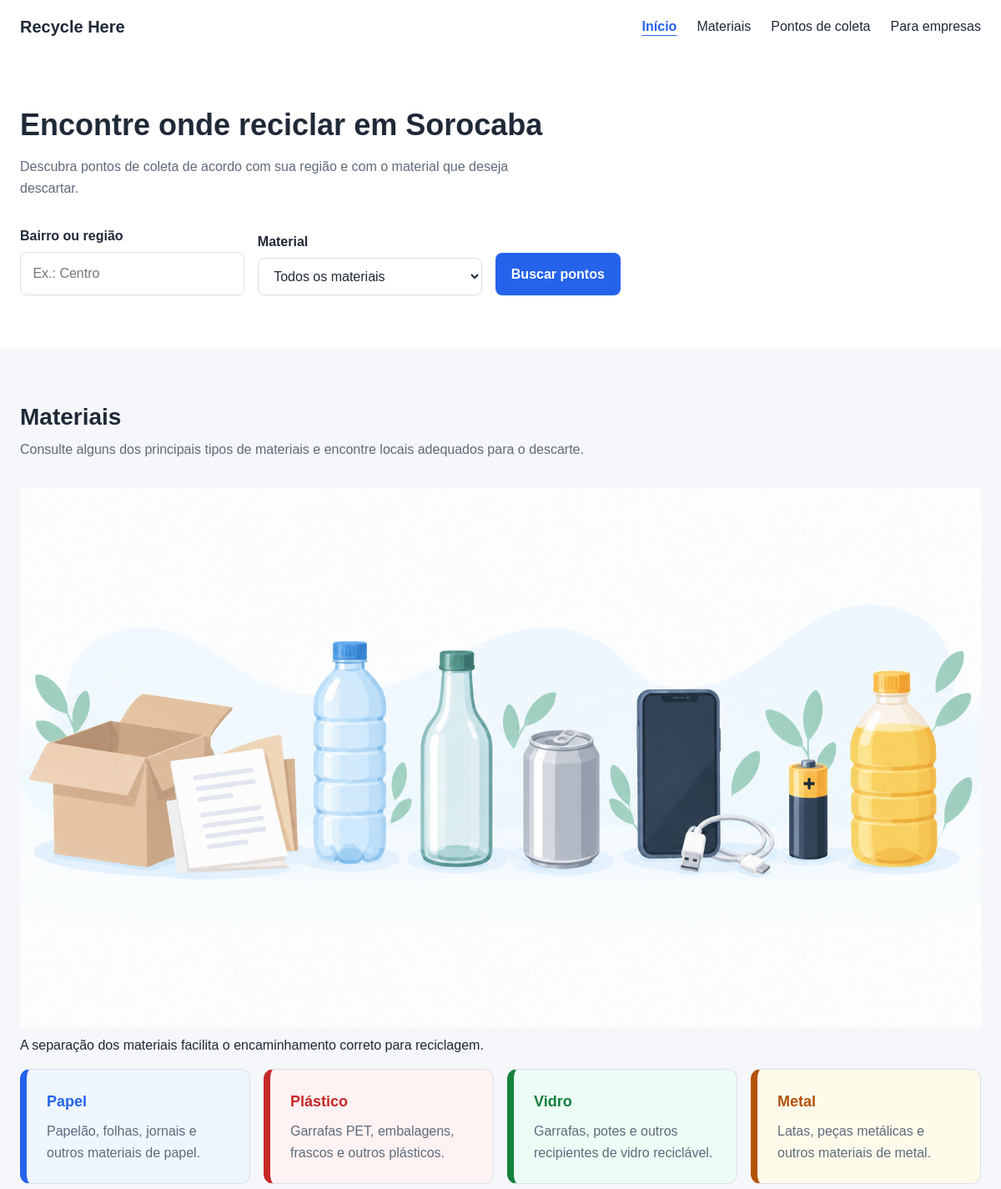
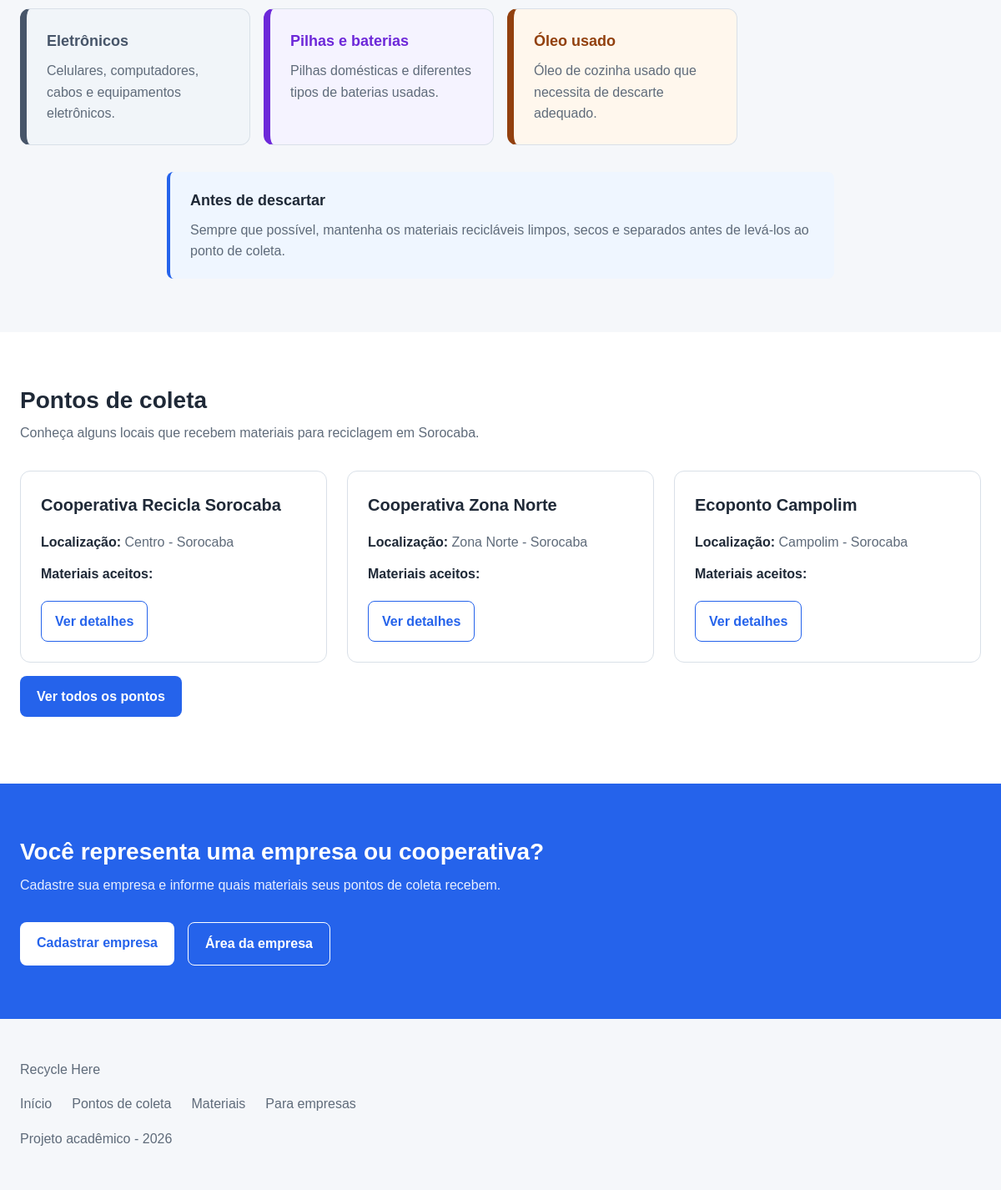
The page / on the database its author committed (2 pictures, top to bottom).
### tables this page shows
CREATE TABLE IF NOT EXISTS collection_points (
    id INT UNSIGNED AUTO_INCREMENT PRIMARY KEY,
    company_id INT UNSIGNED NOT NULL,
    name VARCHAR(150) NOT NULL,
    street VARCHAR(180) NOT NULL,
    number VARCHAR(20) NOT NULL,
    complement VARCHAR(100) NULL,
    neighborhood VARCHAR(100) NOT NULL,
    city VARCHAR(100) NOT NULL DEFAULT 'Sorocaba',
    state CHAR(2) NOT NULL DEFAULT 'SP',
    zip_code CHAR(8) NULL,
    phone VARCHAR(20) NULL,
    opening_hours VARCHAR(255) NOT NULL,
    active BOOLEAN NOT NULL DEFAULT TRUE,
    created_at TIMESTAMP NOT NULL DEFAULT CURRENT_TIMESTAMP,
    updated_at TIMESTAMP NOT NULL DEFAULT CURRENT_TIMESTAMP ON UPDATE CURRENT_TIMESTAMP,
    CONSTRAINT fk_collection_points_company
        FOREIGN KEY (company_id) REFERENCES companies(id)
        ON DELETE CASCADE
        ON UPDATE CASCADE,
    INDEX idx_collection_points_company (company_id),
    INDEX idx_collection_points_location (city, neighborhood),
    INDEX idx_collection_points_active (active)
);

### app/Views/home/index.php (the view, shortened to what the rows shown need)
<?php
$featuredPoints =
    $featuredPoints ?? [];
$isCompanyLogged =
    $isCompanyLogged ?? false;
$isAdminLogged =
    $isAdminLogged ?? false;
?>
<!DOCTYPE html>
<html lang="pt-BR">
<head>
    <link
        rel="stylesheet"
        href="/assets/css/style.css"
    >
</head>
<body>
    <header class="site-header">
        <a
            class="logo"
            href="/"
        >
            Recycle Here
        </a>
        <nav
            class="site-nav"
            id="main-navigation"
            aria-label="Navegação principal"
        >
            <ul class="nav-list">
                <li>
                    <a
                        href="/"
                        aria-current="page"
                    >
                        Início
                    </a>
                </li>
                <li>
                    <a href="/#materiais">
                        Materiais
                    </a>
                </li>
                <li>
                    <a href="/#pontos">
                        Pontos de coleta
                    </a>
                </li>
                <li>
                    <a href="/#empresas">
                        Para empresas
                    </a>
                </li>
            </ul>
        </nav>
    </header>
    <main id="inicio">
        <section
            class="hero"
            aria-labelledby="hero-title"
        >
            <h1 id="hero-title">
                Encontre onde reciclar em Sorocaba
            </h1>
            <p>
                Descubra pontos de coleta de acordo com sua região
                e com o material que deseja descartar.
            </p>
            <form
                class="search-form"
                action="/pontos"
                method="get"
            >
                <div class="form-group">
                    <label for="bairro">
                        Bairro ou região
                    </label>
                    <input
                        type="text"
                        id="bairro"
                        name="bairro"
                        placeholder="Ex.: Centro"
                        maxlength="100"
                    >
                </div>
                <div class="form-group">
                    <label for="material">
                        Material
                    </label>
                    <select
                        id="material"
                        name="material"
                    >
                        <option value="">
                            Todos os materiais
                        </option>
                    </select>
                </div>
                <button type="submit">
                    Buscar pontos
                </button>
            </form>
        </section>
        <section
            class="materials-section"
            id="materiais"
            aria-labelledby="materials-title"
        >
            <header class="section-header">
                <h2 id="materials-title">
                    Materiais
                </h2>
                <p>
                    Consulte alguns dos principais tipos de materiais
                    e encontre locais adequados para o descarte.
                </p>
            </header>
            <figure class="materials-figure">
                <img
                    src="/assets/images/materiais-reciclaveis.png"
                    alt="Materiais recicláveis separados para descarte, como papel, plástico, vidro e metal"
                    width="1200"
                    height="675"
                    loading="lazy"
                >
                <figcaption>
                    A separação dos materiais facilita
                    o encaminhamento correto para reciclagem.
                </figcaption>
            </figure>
            <div class="materials-grid">
                <article
                    class="material-card material-paper"
                >
                    <h3>
                        Papel
                    </h3>
                    <p>
                        Papelão, folhas, jornais e outros
                        materiais de papel.
                    </p>
                </article>
                <article
                    class="material-card material-plastic"
                >
                    <h3>
                        Plástico
                    </h3>
                    <p>
                        Garrafas PET, embalagens,
                        frascos e outros plásticos.
                    </p>
                </article>
                <article
                    class="material-card material-glass"
                >
                    <h3>
                        Vidro
                    </h3>
                    <p>
                        Garrafas, potes e outros
                        recipientes de vidro reciclável.
                    </p>
                </article>
                <article
                    class="material-card material-metal"
                >
                    <h3>
                        Metal
                    </h3>
                    <p>
                        Latas, peças metálicas e
                        outros materiais de metal.
                    </p>
                </article>
                <article
                    class="material-card material-electronics"
                >
                    <h3>
                        Eletrônicos
                    </h3>
                    <p>
                        Celulares, computadores, cabos
                        e equipamentos eletrônicos.
                    </p>
                </article>
                <article
                    class="material-card material-batteries"
                >
                    <h3>
                        Pilhas e baterias
                    </h3>
                    <p>
                        Pilhas domésticas e diferentes
                        tipos de baterias usadas.
                    </p>
                </article>
                <article
                    class="material-card material-oil"
                >
                    <h3>
                        Óleo usado
                    </h3>
                    <p>
                        Óleo de cozinha usado que necessita
                        de descarte adequado.
                    </p>
                </article>
            </div>
            <aside
                class="recycling-tip"
                aria-labelledby="recycling-tip-title"
            >
                <h3 id="recycling-tip-title">
                    Antes de descartar
                </h3>
                <p>
                    Sempre que possível, mantenha os
                    materiais recicláveis limpos, secos
                    e separados antes de levá-los ao
                    ponto de coleta.
                </p>
            </aside>
        </section>
        <section
            class="collection-point-section"
            id="pontos"
            aria-labelledby="collection-points-title"
        >
            <header class="section-header">
                <h2 id="collection-points-title">
                    Pontos de coleta
                </h2>
                <p>
                    Conheça alguns locais que recebem
                    materiais para reciclagem em Sorocaba.
                </p>
            </header>
            <div class="collection-points-grid">
                <?php if (empty($featuredPoints)): ?>
                    <p>
                        Nenhum ponto de coleta
                        está disponível no momento.
                    </p>
                <?php else: ?>
                    <?php foreach ($featuredPoints as $point): ?>
                        <article
                            class="collection-point-card"
                        >
                            <h3>
                                <?= htmlspecialchars(
                                    $point->name,
                                    ENT_QUOTES,
                                    'UTF-8'
                                ) ?>
                            </h3>
                            <p>
                                <strong>
                                    Localização:
                                </strong>
                                <?= htmlspecialchars(
                                    $point->neighborhood,
                                    ENT_QUOTES,
                                    'UTF-8'
                                ) ?>
                                -
                                <?= htmlspecialchars(
                                    $point->city,
                                    ENT_QUOTES,
                                    'UTF-8'
                                ) ?>
                            </p>
                            <p>
                                <strong>
                                    Materiais aceitos:
                                </strong>
                            </p>
                            <a
                                href="/pontos/<?= (int) $point->id ?>"
                            >
                                Ver detalhes
                            </a>
                        </article>
                    <?php endforeach; ?>
                <?php endif; ?>
            </div>
            <p>
                <a
                    class="button-primary"
                    href="/pontos"
                >
                    Ver todos os pontos
                </a>
            </p>
        </section>
        <section
            class="companies-section"
            id="empresas"
            aria-labelledby="companies-title"
        >
            <header class="section-header">
                <h2 id="companies-title">
                    Você representa uma empresa
                    ou cooperativa?
                </h2>
                <?php if ($isCompanyLogged): ?>
                    <p>
                        Acesse sua área para cadastrar
                        e gerenciar seus pontos de coleta.
                    </p>
                <?php else: ?>
                    <p>
                        Cadastre sua empresa e informe
                        quais materiais seus pontos
                        de coleta recebem.
                    </p>
                <?php endif; ?>
            </header>
            <div class="companies-actions">
                <?php if ($isCompanyLogged): ?>
                    <a
                        class="button-primary-light"
                        href="/empresa/pontos"
                    >
                        Meus pontos
                    </a>
                <?php else: ?>
                    <a
                        class="button-primary-light"
                        href="/cadastro"
                    >
                        Cadastrar empresa
                    </a>
                    <a
                        class="button-secondary-light"
                        href="/login"
                    >
                        Área da empresa
                    </a>
                <?php endif; ?>
            </div>
        </section>
    </main>
    <footer class="site-footer">
        <p>
            Recycle Here
        </p>
        <nav
            aria-label="Navegação do rodapé"
        >
            <ul class="footer-nav">
                <li>
                    <a href="/">
                        Início
                    </a>
                </li>
                <li>
                    <a href="/#pontos">
                        Pontos de coleta
                    </a>
                </li>
                <li>
                    <a href="/#materiais">
                        Materiais
                    </a>
                </li>
                <li>
                    <a href="/#empresas">
                        Para empresas
                    </a>
                </li>
            </ul>
        </nav>
        <p>
            Projeto acadêmico - 2026
        </p>
    </footer>
</body>
</html>

### app/Core/Router.php (shortened to what the rows shown need)
<?php
final class Router
{
    private array $routes = [];
    private function add(
        string $method,
        string $path,
        array|Closure $handler
    ): void {
        $this->routes[] = [
            'method' => $method,
            'path' => $path,
            'handler' => $handler,
        ];
    }
    public function dispatch(
        Request $request
    ): void {
        foreach ($this->routes as $route) {
            $parameters = [];
            $this->execute(
                $route['handler'],
                $request,
                $parameters
            );
            return;
        }
    }
    private function execute(
        array|Closure $handler,
        Request $request,
        array $parameters
    ): void {
        [$controllerClass, $method] =
            $handler;
        $controller =
            new $controllerClass();
        $controller->{$method}(
            $request,
            ...$parameters
        );
    }
}

### rows shown on the page
collection_points: name "Cooperativa Recicla Sorocaba", neighborhood "Centro", city "Sorocaba"
collection_points: name "Cooperativa Zona Norte", neighborhood "Zona Norte", city "Sorocaba"
collection_points: name "Ecoponto Campolim", neighborhood "Campolim", city "Sorocaba"
